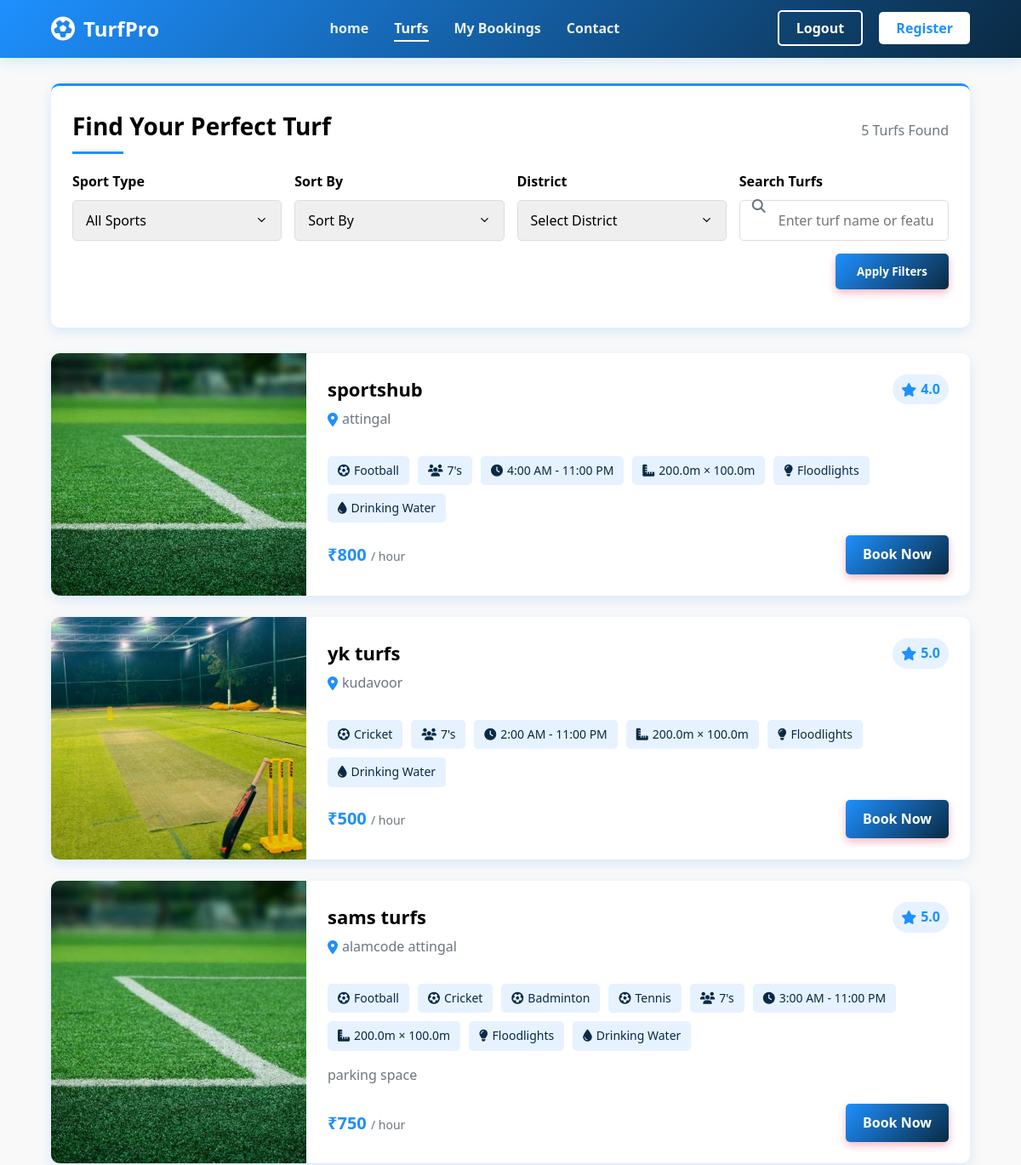
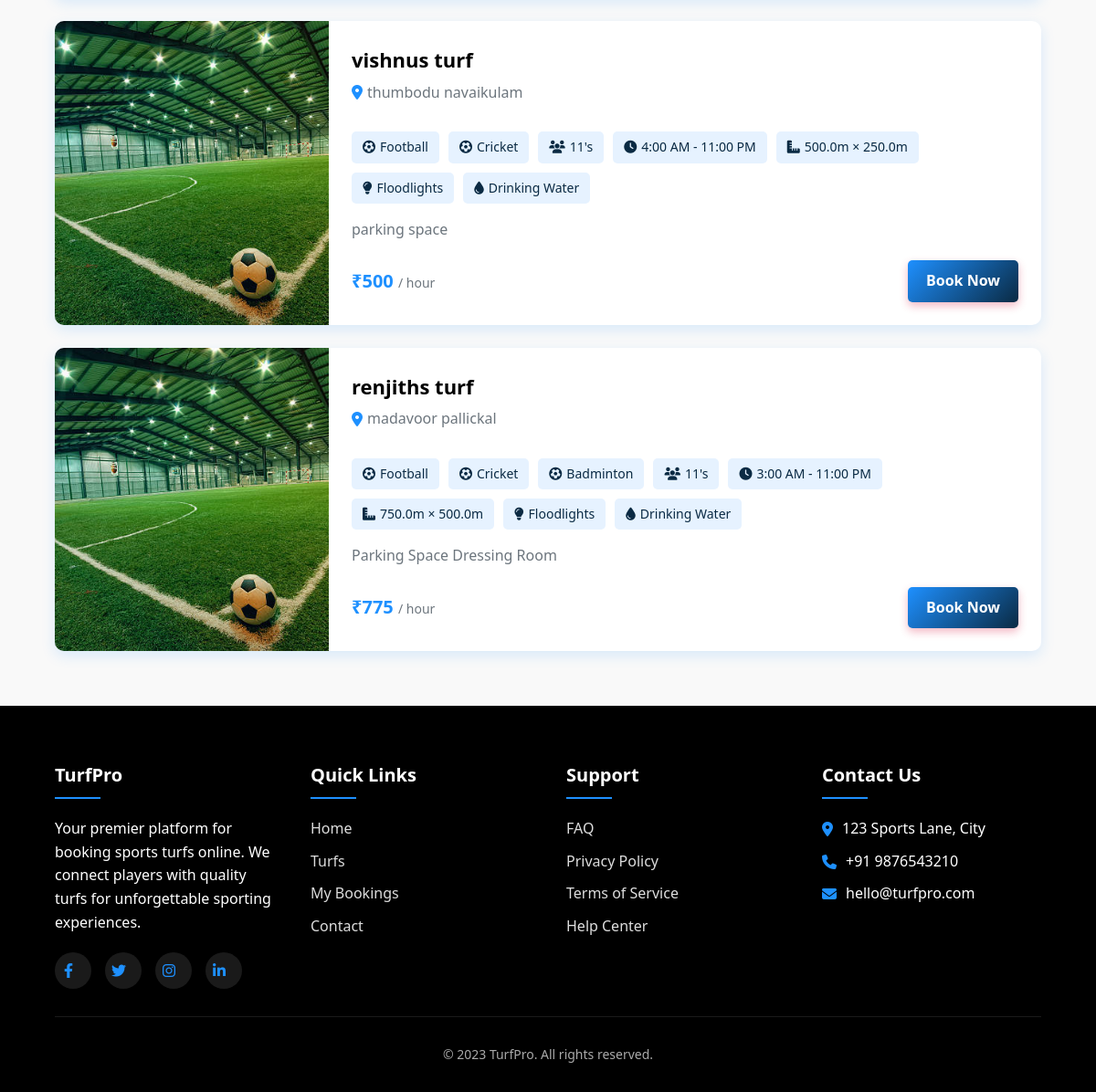
Page /turfs/ (signed in) on the earlier database version (2 pictures, top to bottom).
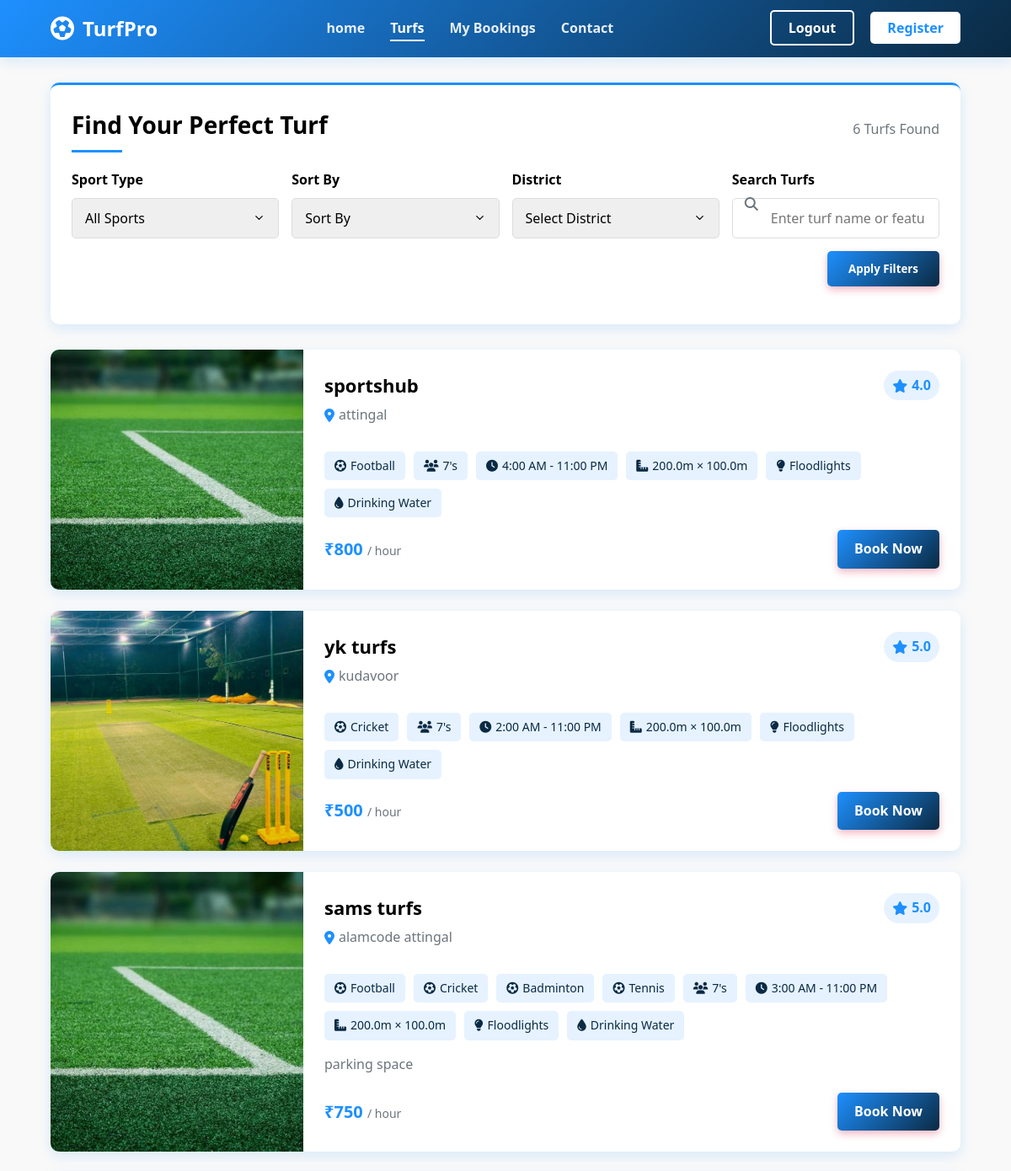
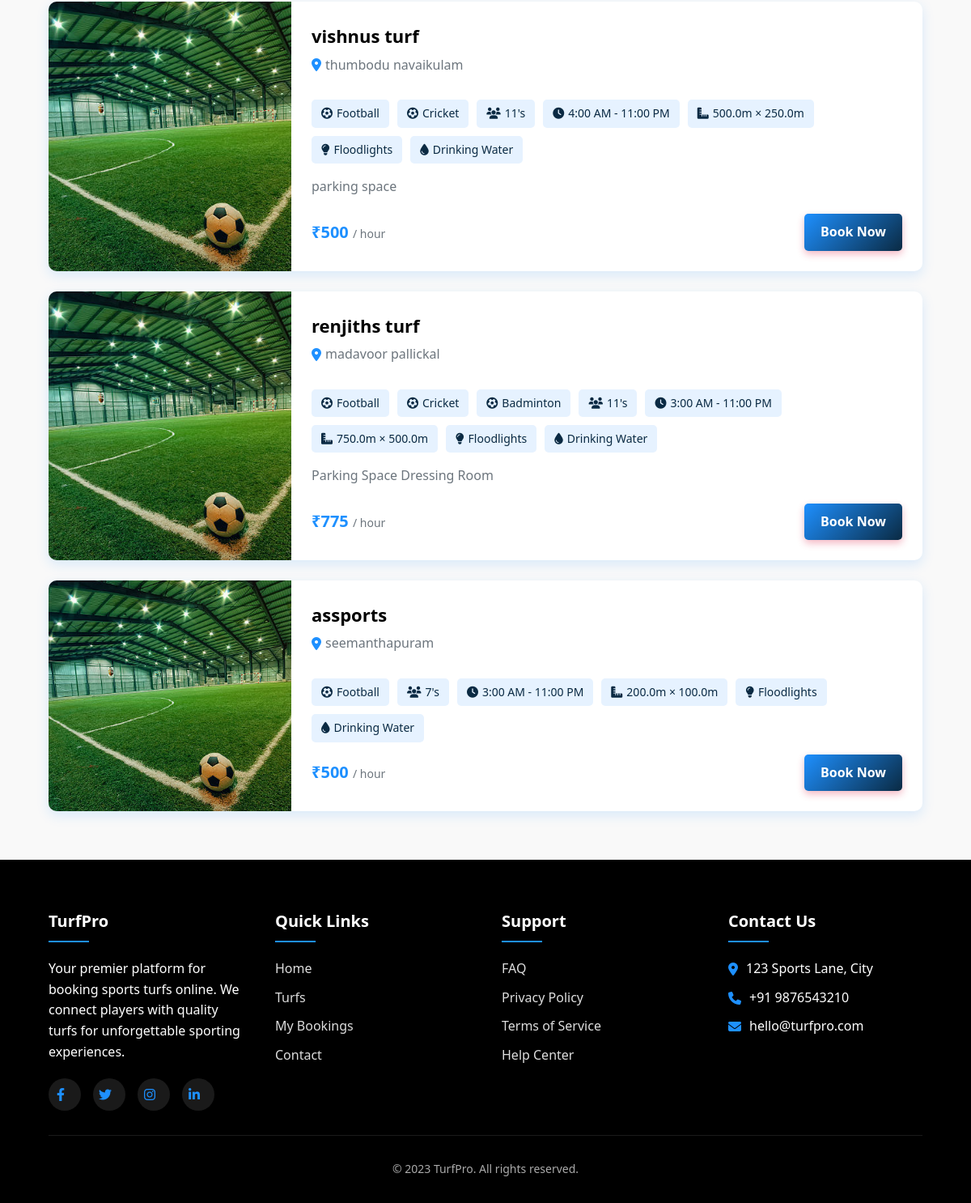
Same page on the later database version (2 pictures, top to bottom).
### Turfapp/models.py (models this page shows, shortened)
class Turf_details(models.Model):
    owner = models.ForeignKey(CustomUser, on_delete=models.CASCADE, related_name='turf')
    name = models.CharField(max_length=20)
    location = models.CharField(max_length=50)
    price = models.CharField(max_length=5)
    opening_time = models.TimeField(null=True, blank=True)
    closing_time = models.TimeField(null=True, blank=True)
    sport_types = models.ManyToManyField(SportType, related_name='turf')
    image = models.ImageField(upload_to='turf_images/', null=True, blank=True)
    length = models.FloatField(null=True, blank=True)
    width = models.FloatField(null=True, blank=True)
    has_floodlight = models.BooleanField(default=False)
    has_drinking_water = models.BooleanField(default=False)
    is_approved = models.BooleanField(default=False)
    PLAYER_CAPACITY_CHOICES = [
        ('5', "5's"),
        ('7', "7's"),
        ('11', "11's"),
    ]
    player_capacity = models.CharField(
        max_length=2,
        choices=PLAYER_CAPACITY_CHOICES,
        null=True,
        blank=True
    )
    DISTRICTS = [
    ("Thiruvananthapuram", "Thiruvananthapuram"),
    ("Kollam", "Kollam"),
    ("Pathanamthitta", "Pathanamthitta"),
    ("Alappuzha", "Alappuzha"),
    ("Kottayam", "Kottayam"),
    ("Idukki", "Idukki"),
    ("Ernakulam", "Ernakulam"),
    ("Thrissur", "Thrissur"),
    ("Palakkad", "Palakkad"),
    ("Malappuram", "Malappuram"),
    ("Kozhikode", "Kozhikode"),
    ("Wayanad", "Wayanad"),
    ("Kannur", "Kannur"),
    ("Kasaragod", "Kasaragod"),
    ]
    district = models.CharField(choices=DISTRICTS,null=True,max_length=20,blank=True)
    extra_features = models.TextField(
        null=True,
        blank=True,
        help_text="Any other features not listed above"
    )
    STATUS_CHOICES =[('enabled','Enabled'),('disabled','Disabled')]
    status = models.CharField(max_length=10,choices=STATUS_CHOICES,default='enabled')
    @property
    def average_rating(self):
        ratings = self.ratings.all()
        return round(sum(r.value for r in ratings) / ratings.count(), 1) if ratings.exists() else 0

class Rating(models.Model):
    turf = models.ForeignKey(Turf_details, related_name="ratings", on_delete=models.CASCADE)
    user = models.ForeignKey(CustomUser, on_delete=models.CASCADE)
    value = models.IntegerField(validators=[MinValueValidator(0), MaxValueValidator(5)],default=0)  # rating 1–5
    class Meta:
        unique_together = ('turf', 'user')

class SportType(models.Model):
    name = models.CharField(max_length=20, unique=True)

### Turfapp/views.py (the view)
# urls.py: path("turfs/",views.Turfs,name="turfs"),
@login_required
def Turfs(request):
    turfs = Turf_details.objects.filter(status='enabled',is_approved=True)
    search_query = request.GET.get('q', '').strip()
    selected_sport = request.GET.get('sport', '').strip()
    selected_sort = request.GET.get('sort', '').strip()
    selected_district = request.GET.get('district', '').strip()
    if selected_district:
        turfs = turfs.filter(district=selected_district)
    if search_query:
        turfs = turfs.filter(
            Q(location__icontains=search_query) | Q(name__icontains=search_query)
        )
    if selected_sport:
        turfs = turfs.filter(sport_types__id=selected_sport)
    if selected_sort == "price":
        turfs = turfs.order_by("price")
    elif selected_sort == "rating":
        turfs = turfs.order_by("ratings")   # ✅ correct field
    sports = SportType.objects.all()
    return render(request, "turf.html", {
        'turfs': turfs,
        'sports': sports,
        'selected_sport': selected_sport,
        'selected_sort': selected_sort,
        'selected_district': selected_district,
        'search_query': search_query,
    })

### Turfapp/templates/turf.html (shortened to what this page needs)
<!DOCTYPE html>
<html lang="en">
<head>
    <link rel="stylesheet" href="https://cdnjs.cloudflare.com/ajax/libs/font-awesome/6.4.0/css/all.min.css">
</head>
<body>
    <header>
        <nav class="navbar">
            <a href="index.html" class="logo">
                <i class="fas fa-futbol"></i>
                TurfPro
            </a>
            <ul class="nav-links">
                {% if request.user.role == 'admin' %}
                <li><a href="{% url 'admin_dashboard' %}">home</a></li>
                {%else%}
                <li><a href="{% url 'home' %}">home</a></li>
                {% endif %}
                <li><a href="{% url 'turfs' %}" class="active">Turfs</a></li>
                <li><a href="{% url 'player_booking' %}">My Bookings</a></li>
                <li><a href="contact.html">Contact</a></li>
            </ul>
            <div class="nav-buttons">
                <a href="{% url 'logout' %}" class="btn btn-outline">Logout</a>
                <a href="register.html" class="btn btn-solid">Register</a>
            </div>
        </nav>
    </header>
    <div class="main-container">
        <form method="get" action="{% url 'turfs' %}">
            <section class="search-section">
                <div class="search-header">
                    <h1>Find Your Perfect Turf</h1>
                    <div class="results-count">{{ turfs|length }} Turfs Found</div>
                </div>
                <div class="search-filters">
                    <div class="filter-group">
                        <label for="sport">Sport Type</label>
                        <select id="sport" name="sport" class="filter-control">
                            <option value="">All Sports</option>
                        </select>
                    </div>
                    <div class="filter-group">
                        <label for="sort">Sort By</label>
                        <select id="sort" name="sort" class="filter-control">
                            <option value="">Sort By</option>
                        </select>
                    </div>
                    <div class="filter-group">
    <label for="district">District</label>
    <select id="district" name="district" class="filter-control">
        <option value="">Select District</option>
    </select>
</div>
                    <div class="filter-group search-box">
                        <label for="search">Search Turfs</label>
                        <input type="text" id="search" name="q" value="{{ search_query }}" placeholder="Enter turf name or feature">
                        <i class="fas fa-search"></i>
                    </div>
                    <div class="apply-filters">
                        <button type="submit" class="apply-btn">Apply Filters</button>
                    </div>
                </div>
            </section>
        </form>
        <section class="turf-list">
            {% for turf in turfs %}
            <div class="turf-card">
                <div class="turf-image">
                    {% if turf.image %}
                    <img src="{{ turf.image.url }}" alt="{{ turf.name }}">
                    {% else %}
                    <img src="https://via.placeholder.com/300x200?text=No+Image" alt="No image available">
                    {% endif %}
                </div>
                <div class="turf-details">
                    <div class="turf-header">
                        <div class="turf-title">
                            <h2>{{ turf.name }}</h2>
                            <div class="turf-location">
                                <i class="fas fa-map-marker-alt"></i> {{ turf.location }}
                            </div>
                        </div>
                        {% if turf.average_rating %}
                        <div class="turf-rating">
                            <i class="fas fa-star"></i> {{ turf.average_rating|floatformat:1 }}
                        </div>
                        {% endif %}
                    </div>
                    <div class="turf-features">
                        {% for sport_type in turf.sport_types.all %}
                        <div class="feature-badge">
                            <i class="fas fa-futbol"></i> {{ sport_type.name }}
                        </div>
                        {% endfor %}
                        {% if turf.player_capacity %}
                        <div class="feature-badge">
                            <i class="fas fa-users"></i> {{ turf.get_player_capacity_display }}
                        </div>
                        {% endif %}
                        {% if turf.opening_time and turf.closing_time %}
                        <div class="feature-badge">
                            <i class="fas fa-clock"></i> {{ turf.opening_time|time:"g:i A" }} -
                            {{turf.closing_time|time:"g:i A" }}
                        </div>
                        {% endif %}
                        {% if turf.length and turf.width %}
                        <div class="feature-badge">
                            <i class="fas fa-ruler-combined"></i> {{ turf.length }}m × {{ turf.width }}m
                        </div>
                        {% endif %}
                        {% if turf.has_floodlight %}
                        <div class="feature-badge">
                            <i class="fas fa-lightbulb"></i> Floodlights
                        </div>
                        {% endif %}
                        {% if turf.has_drinking_water %}
                        <div class="feature-badge">
                            <i class="fas fa-tint"></i> Drinking Water
                        </div>
                        {% endif %}
                    </div>
                    {% if turf.extra_features %}
                    <div class="turf-description">
                        {{ turf.extra_features }}
                    </div>
                    {% endif %}
                    <div class="turf-footer">
                        <div class="turf-price">
                            ₹{{ turf.price }} <span>/ hour</span>
                        </div>
                        <a href="{% url 'turf_booking' turf.id %}" class="btn-book">Book Now</a>
                    </div>
                </div>
            </div>
            {% endfor %}
        </section>
    </div>
    <footer>
        <div class="footer-content">
            <div class="footer-column">
                <h3>TurfPro</h3>
                <p>Your premier platform for booking sports turfs online. We connect players with quality turfs for
                    unforgettable sporting experiences.</p>
                <div class="social-links">
                    <a href="#"><i class="fab fa-facebook-f"></i></a>
                    <a href="#"><i class="fab fa-twitter"></i></a>
                    <a href="#"><i class="fab fa-instagram"></i></a>
                    <a href="#"><i class="fab fa-linkedin-in"></i></a>
                </div>
            </div>
            <div class="footer-column">
                <h3>Quick Links</h3>
                <ul>
                    <li><a href="{% url 'home' %}">Home</a></li>
                    <li><a href="{% url 'turfs' %}">Turfs</a></li>
                    <li><a href="{% url 'player_booking' %}">My Bookings</a></li>
                    <li><a href="contact.html">Contact</a></li>
                </ul>
            </div>
            <div class="footer-column">
                <h3>Support</h3>
                <ul>
                    <li><a href="faq.html">FAQ</a></li>
                    <li><a href="privacy.html">Privacy Policy</a></li>
                    <li><a href="terms.html">Terms of Service</a></li>
                    <li><a href="help.html">Help Center</a></li>
                </ul>
            </div>
            <div class="footer-column">
                <h3>Contact Us</h3>
                <ul>
                    <li><i class="fas fa-map-marker-alt"></i> 123 Sports Lane, City</li>
                    <li><i class="fas fa-phone"></i> +91 9876543210</li>
                    <li><i class="fas fa-envelope"></i> hello@turfpro.com</li>
                </ul>
            </div>
        </div>
        <div class="copyright">
            <p>&copy; 2023 TurfPro. All rights reserved.</p>
        </div>
    </footer>
</body>
</html>

Differences in the rows shown:
added Turf_details: image (picture), name "assports", location "seemanthapuram", player_capacity "7's", opening_time "3:00 AM", closing_time "11:00 PM", length "200.0", width "100.0", has_floodlight True (drawn), has_drinking_water True (drawn), price "500", SportType (name "Football")
Other differences:
{{ turfs|length }}: "5" → "6"
